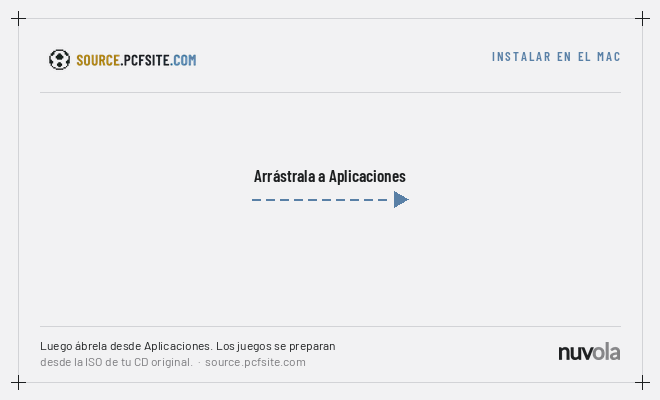

Generate this figure with Python:
#!/usr/bin/env python3
"""Fondo de la ventana del .dmg (logo de nuvola: nuvola.png, el de pcfsite.com) (app/mac/empaquetar.sh --dmg): genera fondo.png (660×400) y fondo@2x.png, que
empaquetar.sh junta en fondo.tiff (Retina). Estilo de la app: claro, acento #5980a6, marcas «+», Barlow.
Necesita Pillow (core/.venv): core/.venv/bin/python app/mac/dmg/fondo.py
Los iconos los dibuja Finder encima: la app centrada en (170, 205) y Aplicaciones en (490, 205), a 128 px."""
import os
from PIL import Image, ImageDraw, ImageFont

D = os.path.dirname(os.path.abspath(__file__))
APP = os.path.join(D, "..", "..")
FONDO, TEXTO, ACENTO, LINEA, SUAVE = (242, 242, 243), (29, 31, 32), (89, 128, 166), (210, 211, 214), (122, 122, 125)
W, H = 660, 400
APP_X, AP_X, ICO_Y = 170, 490, 205


def fuente(n, t, k):
    return ImageFont.truetype(os.path.join(APP, "fonts", n), int(t * k))


def pinta(k):
    im = Image.new("RGB", (W * k, H * k), FONDO)
    d = ImageDraw.Draw(im)
    s = lambda v: int(round(v * k))
    # marco «blueprint» con marcas + en las esquinas
    x0, y0, x1, y1 = 18, 18, W - 18, H - 18
    d.rectangle([s(x0), s(y0), s(x1), s(y1)], outline=LINEA, width=max(1, k))
    for (x, y) in ((x0, y0), (x1, y0), (x0, y1), (x1, y1)):
        d.line([s(x - 7), s(y), s(x + 7), s(y)], fill=TEXTO, width=max(1, k))
        d.line([s(x), s(y - 7), s(x), s(y + 7)], fill=TEXTO, width=max(1, k))
    # cabecera: logo y «instalar en el Mac»
    logo = Image.open(os.path.join(APP, "assets", "logo.png")).convert("RGBA")
    lw = s(170); logo = logo.resize((lw, round(logo.height * lw / logo.width)), Image.LANCZOS)
    im.paste(logo, (s(40), s(42)), logo)
    f = fuente("BarlowCondensed-SemiBold.ttf", 13, k)
    t = "INSTALAR EN EL MAC"
    esp = s(1.6)
    ancho = sum(d.textlength(c, font=f) + esp for c in t) - esp
    x = s(W - 40) - ancho
    for c in t:
        d.text((x, s(48)), c, font=f, fill=ACENTO); x += d.textlength(c, font=f) + esp
    d.line([s(40), s(92), s(W - 40), s(92)], fill=LINEA, width=max(1, k))
    # flecha discontinua entre los dos iconos, con el texto encima
    ya = ICO_Y - 6
    xa, xb = APP_X + 82, AP_X - 82
    x = xa
    while x < xb - 16:
        d.line([s(x), s(ya), s(min(x + 8, xb - 16)), s(ya)], fill=ACENTO, width=s(2.2)); x += 14
    d.polygon([(s(xb), s(ya)), (s(xb - 14), s(ya - 8)), (s(xb - 14), s(ya + 8))], fill=ACENTO)
    f = fuente("BarlowCondensed-SemiBold.ttf", 17, k)
    t = "Arrástrala a Aplicaciones"
    d.text((s((xa + xb) / 2) - d.textlength(t, font=f) / 2, s(ya - 34)), t, font=f, fill=TEXTO)
    # pie: qué hacer después y, en la esquina, nuvola
    d.line([s(40), s(H - 74), s(W - 40), s(H - 74)], fill=LINEA, width=max(1, k))
    f = fuente("Barlow-Regular.ttf", 12, k)
    d.text((s(40), s(H - 62)), "Luego ábrela desde Aplicaciones. Los juegos se preparan", font=f, fill=TEXTO)
    d.text((s(40), s(H - 46)), "desde la ISO de tu CD original.  ·  source.pcfsite.com", font=f, fill=SUAVE)
    nuvola = Image.open(os.path.join(D, "nuvola.png")).convert("RGBA")
    nh = s(18); nuvola = nuvola.resize((round(nuvola.width * nh / nuvola.height), nh), Image.LANCZOS)
    im.paste(nuvola, (s(W - 40) - nuvola.width, s(H - 58)), nuvola)
    return im


pinta(1).save(os.path.join(D, "fondo.png"))
pinta(2).save(os.path.join(D, "fondo@2x.png"))
print("fondo.png y fondo@2x.png")
